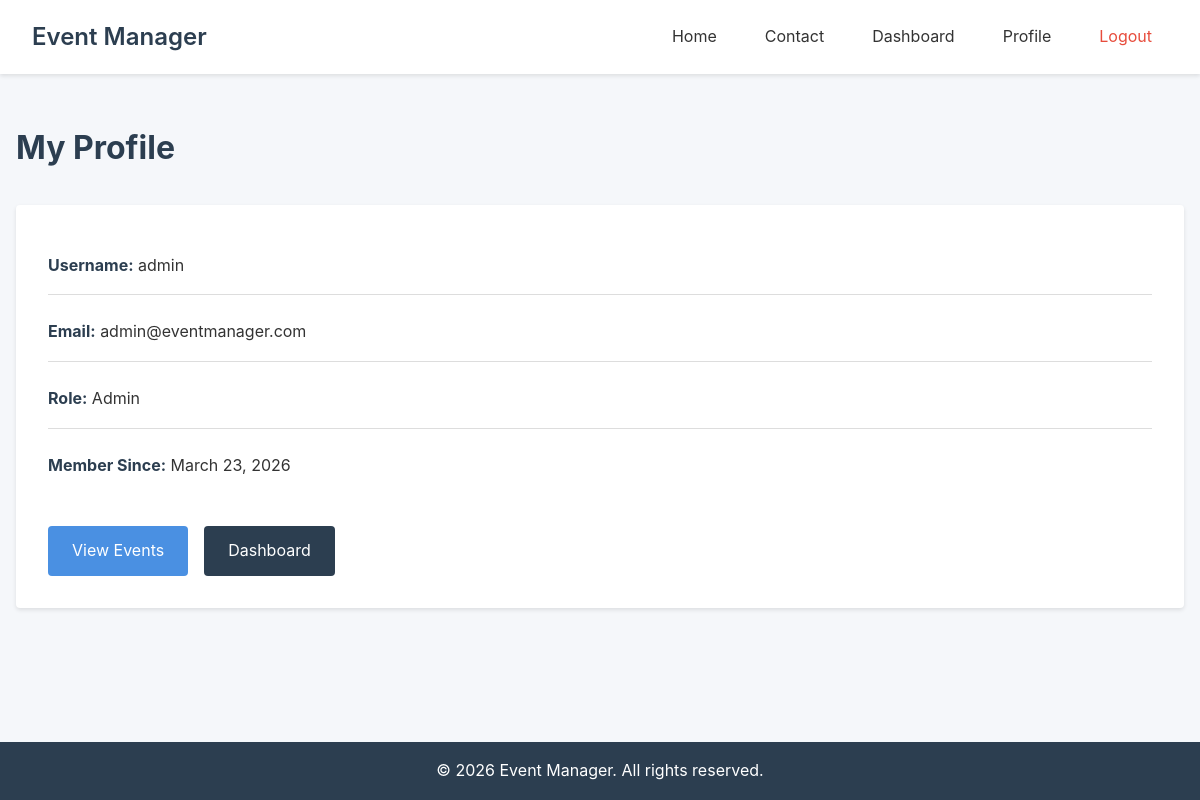
The app's page /profile.php (signed in) with its own data.
### tables this page shows
CREATE TABLE IF NOT EXISTS users (
    id INT AUTO_INCREMENT PRIMARY KEY,
    username VARCHAR(50) NOT NULL UNIQUE,
    email VARCHAR(100) NOT NULL UNIQUE,
    password VARCHAR(255) NOT NULL,
    is_admin TINYINT(1) DEFAULT 0,
    created_at TIMESTAMP DEFAULT CURRENT_TIMESTAMP,
    INDEX idx_email (email),
    INDEX idx_username (username)
);

### profile.php (the view, shortened to what this page needs)
<?php
try {
    $db = getDB();
    $stmt = $db->prepare("SELECT username, email, is_admin, created_at FROM users WHERE id = ?");
    $stmt->execute([$_SESSION['user_id']]);
    $user = $stmt->fetch();
} catch (PDOException $e) {
    $user = null;
}
include __DIR__ . '/includes/header.php';
?>
<main class="main">
    <div class="container">
        <div class="page-header">
            <h2>My Profile</h2>
        </div>
        <?php if ($user): ?>
            <div class="profile-container">
                <div class="profile-info">
                    <div class="info-item">
                        <strong>Username:</strong> <?php echo htmlspecialchars($user['username']); ?>
                    </div>
                    <div class="info-item">
                        <strong>Email:</strong> <?php echo htmlspecialchars($user['email']); ?>
                    </div>
                    <div class="info-item">
                        <strong>Role:</strong> <?php echo $user['is_admin'] ? 'Admin' : 'User'; ?>
                    </div>
                    <div class="info-item">
                        <strong>Member Since:</strong> <?php echo date('F d, Y', strtotime($user['created_at'])); ?>
                    </div>
                </div>
                <div class="profile-actions">
                    <a href="<?php echo SITE_URL; ?>/index.php" class="btn btn-primary">View Events</a>
                    <?php if ($user['is_admin']): ?>
                        <a href="<?php echo SITE_URL; ?>/dashboard/index.php" class="btn btn-secondary">Dashboard</a>
                    <?php endif; ?>
                </div>
            </div>
        <?php else: ?>
            <p>Failed to load profile information.</p>
        <?php endif; ?>
    </div>
</main>
<?php include __DIR__ . '/includes/footer.php'; ?>

### assets/css/style.css (style rules this page uses)
:root { --primary-color: #4a90e2; --secondary-color: #2c3e50; --success-color: #27ae60; --error-color: #e74c3c; --warning-color: #f39c12; --bg-color: #f5f7fa; --text-color: #333; --border-color: #ddd; --shadow: 0 2px 4px rgba(0,0,0,0.1); --border-radius: 4px; --spacing: 1rem; }
* { margin: 0; padding: 0; box-sizing: border-box; }
body { font-family: -apple-system, BlinkMacSystemFont, 'Segoe UI', Roboto, 'Helvetica Neue', Arial, sans-serif; line-height: 1.6; color: var(--text-color); background-color: var(--bg-color); min-height: 100vh; display: flex; flex-direction: column; }
.container { width: 100%; max-width: 1200px; margin: 0 auto; padding: 0 var(--spacing); }
.btn-primary { background-color: var(--primary-color); color: white; padding: 0.5rem 1rem; border-radius: var(--border-radius); border: none; text-decoration: none; display: inline-block; transition: opacity 0.3s; }
.main { flex: 1; padding: var(--spacing) 0; }
.page-header { margin-bottom: 2rem; }
.page-header h2 { font-size: 2rem; margin-bottom: 0.5rem; color: var(--secondary-color); }
.info-item { margin-bottom: 0.5rem; }
.btn { padding: 0.75rem 1.5rem; border: none; border-radius: var(--border-radius); font-size: 1rem; cursor: pointer; text-decoration: none; display: inline-block; transition: opacity 0.3s; }
.btn-secondary { background-color: var(--secondary-color); color: white; }
.profile-container { background: white; padding: 2rem; border-radius: var(--border-radius); box-shadow: var(--shadow); }
.profile-info { margin-bottom: 2rem; }
.profile-info .info-item { padding: var(--spacing) 0; border-bottom: 1px solid var(--border-color); }
.profile-info .info-item:last-child { border-bottom: none; }
.profile-info strong { color: var(--secondary-color); }
.profile-actions { display: flex; gap: var(--spacing); }

### records on screen
users: username "admin", email "admin@eventmanager.com", created_at "March 23, 2026"

### other values on screen
SITE_NAME "Event Manager"
